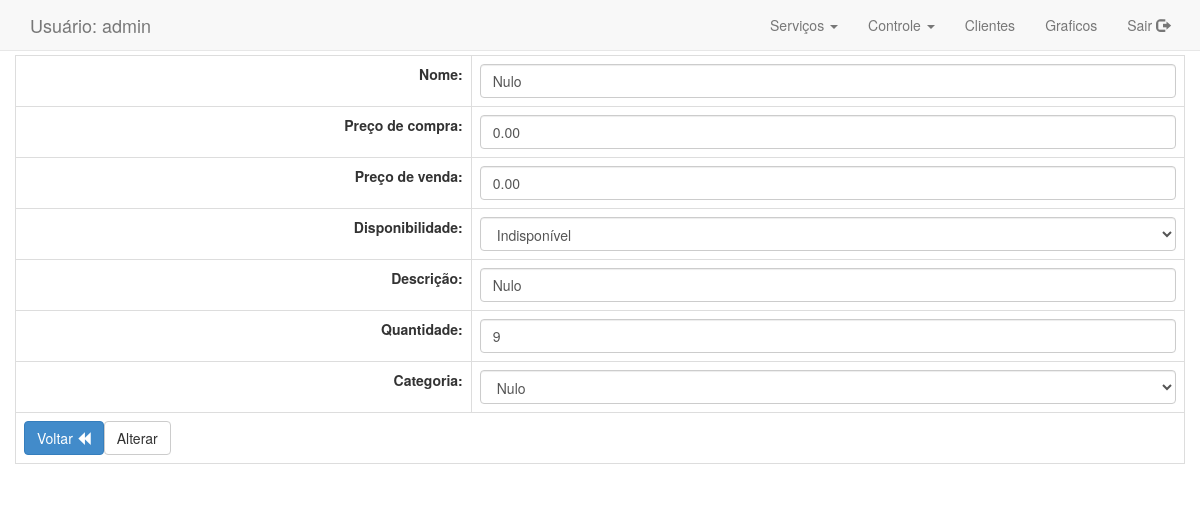
The page /Views/LayoutAdministrador.php?idkp=1&link=formKitProdutos (signed in) on the database its author committed.
### tables this page shows
CREATE TABLE IF NOT EXISTS `kit_produtos` (
  `id_kit_produtos` int(11) NOT NULL,
  `nome_kit_produtos` varchar(155) NOT NULL,
  `preco_compra_kp` decimal(10,2) NOT NULL,
  `preco_kit_produtos` decimal(10,2) NOT NULL,
  `quantidade_kit_produtos` int(11) NOT NULL,
  `disponibilidade_kit_produtos` varchar(255) NOT NULL,
  `descricao_kit_produtos` varchar(255) DEFAULT NULL,
  `categoria_kit_produtos` int(11) NOT NULL
);

### Conexao/KitProdutosDAO.php (called while the page is built, shortened)
<?php
class KitProdutosDAO {
    public function PesquisarKitProdutosByID(KitProdutosDTO $KitProdutosDTO){
        try {
            $pdo =  Conexao::getinstance();
            $sql = "SELECT * FROM kit_produtos k INNER JOIN categoria c ON(k.categoria_kit_produtos=c.id_categoria)"
                    . " WHERE id_kit_produtos LIKE ?";
            $stmt = $pdo->prepare($sql);
            $stmt->bindValue(1, $KitProdutosDTO->getIdkitprodutos());
            $stmt->execute();
            $kitsprodutos = $stmt->fetch(PDO::FETCH_ASSOC);
            return $kitsprodutos;
        } catch (PDOException $ex) {
            echo "".$ex;
        }
    }
}

### Classes/KitProdutosDTO.php (called while the page is built, shortened)
<?php
class KitProdutosDTO {
    private $idkitprodutos;
    function getIdkitprodutos() {
        return $this->idkitprodutos;
    }
    function setIdkitprodutos($idkitprodutos) {
        $this->idkitprodutos = $idkitprodutos;
    }
}

### Conexao/CategoriaDAO.php (called while the page is built, shortened)
<?php
class CategoriaDAO {
    public function PesquisarTodos(){
        try {
            $pdo =  Conexao::getinstance();
            $sql = "SELECT * FROM categoria";
            $stmt = $pdo->prepare($sql);
            $stmt->execute();
            $categorias = $stmt->fetchAll(PDO::FETCH_ASSOC);
            return $categorias;
        } catch (PDOException $ex) {
            echo "".$ex;
        }
    }
}

### Views/Formularios/formKitProdutos.php (the view, shortened to what this page needs)
<!DOCTYPE html>
<html>
    <head>
        <link href="../../css/bootstrap.min.css" rel="stylesheet" media="screen">
        <link href="../../css/estilo.css" rel="stylesheet" media="screen">
    </head>
    <body>
        <table class="table table-bordered">
            <form class="form-control-static" action="<?php if(isset($_GET['idkp'])){echo "../Controller/AlterarKitProdutos.php";} else {echo "../Controller/InserirKitProdutos.php";} ?>" method="post">
                <?php
                require_once '../Conexao/CategoriaDAO.php';
                require_once '../Conexao/KitProdutosDAO.php';
                require_once '../Classes/KitProdutosDTO.php';
                $KitProdutosDTO = new KitProdutosDTO();
                $KitProdutosDAO = new KitProdutosDAO();
                $CategoriaDAO = new CategoriaDAO();
                if(isset($_GET['idkp'])){
                $KitProdutosDTO->setIdkitprodutos($_GET['idkp']);
                $kp = $KitProdutosDAO->PesquisarKitProdutosByID($KitProdutosDTO);
                }
                ?>
                <tr>
                    <td><label class="pull-right">Nome:</label></td>
                    <td><input type="hidden" name="idkp" value="<?php if(isset($_GET['idkp'])){echo $_GET['idkp'];}?>">
                        <input class="form-control" type="text" value="<?php if (isset($_GET['idkp'])) { echo $kp["nome_kit_produtos"];}?>"name="nome"></td>
                </tr>
                <tr>
                    <td><label class="pull-right">Preço de compra:</label></td>
                    <td><input type="text" class="form-control" value="<?php if (isset($_GET['idkp'])) { echo $kp["preco_compra_kp"];}?>" name="precoCompra"></td>
                </tr>
                <tr>
                    <td><label class="pull-right">Preço de venda:</label></td>
                    <td><input type="text" class="form-control" value="<?php if (isset($_GET['idkp'])) { echo $kp["preco_kit_produtos"];}?>" name="preco"></td>
                </tr>
                <tr>
                    <td><label class="pull-right">Disponibilidade:</label></td>
                    <td><?php if (isset($_GET['idkp'])) {?>
                        <select name="disponibilidade" class="form-control">
                            <option selected value="<?php echo $kp["disponibilidade_kit_produtos"];?>"><?php echo $kp["disponibilidade_kit_produtos"];?></option>
                        </select>
                        <?php }else{ echo"<input type='hidden' name='disponibilidade' value='Disponível'>Disponível";}?>
                    </td>
                </tr>
                <tr>
                    <td><label class="pull-right">Descrição:</label></td>
                    <td><input class="form-control" value="<?php if (isset($_GET['idkp'])) { echo $kp["descricao_kit_produtos"];}?>" type="textarea" name="descricao"></td>
                </tr>
                <tr>
                    <td><label class="pull-right">Quantidade:</label></td>
                    <td><input class="form-control" value="<?php if (isset($_GET['idkp'])) { echo $kp["quantidade_kit_produtos"];}?>" type="number" name="quantidade"></td>
                </tr>
                <tr>
                    <td><label class="pull-right">Categoria:</label></td>
                    <td>
                        <select class="form-control" name="categoria">
                            <?php
                            if (isset($_GET['idkp'])) {
                                $categorias = $CategoriaDAO->PesquisarTodos();
                                foreach ($categorias as $categoria) {
                                    $idkitprodutos = $_GET['idkp'];
                                    $KitProdutosDTO->setIdkitprodutos($idkitprodutos);
                                    $kp = $KitProdutosDAO->PesquisarKitProdutosByID($KitProdutosDTO);
                                    if ($kp["categoria_kit_produtos"] == $categoria["id_categoria"]) {
                                        echo "<option selected value='" . $categoria["id_categoria"] . "'>" . $categoria["nome_categoria"] . "</option>";
                                    }
                                }
                            } else {
                                $categorias = $CategoriaDAO->PesquisarTodos();
                                echo "<option selected>Selecione</option>";
                                foreach ($categorias as $categoria) {
                                    echo "<option value='" . $categoria["id_categoria"] . "'>" . $categoria["nome_categoria"] . "</option>";
                                }
                            }
                            ?>
                        </select>
                    </td>
                </tr>
                <tr>
                    <td colspan="2"><a href="LayoutAdministrador.php?link=produtos"><button type="button" class="btn btn-primary">Voltar <span class="glyphicon glyphicon-backward"></span></button></a><input type="submit" class="btn btn-default" value="<?php if (isset($_GET['idkp'])) {
    echo "Alterar";
} else {
    echo "Cadastrar";
    } ?>" <?php if (isset($_GET['idkp'])) {
    echo "onclick='return confirmaralteracao()'";
} else {
    echo "onclick='return confirmarcadastro()'";
    } ?>></td>
                </tr>
            </form>
        </table>
    </body>
</html>

### rows shown on the page
kit_produtos: nome "Nulo", precoCompra "0.00", preco "0.00", disponibilidade "Indisponível", descricao "Nulo", quantidade "9"

### other values the page prints
$_SESSION["usuario"] "admin"
form field categoria "Nulo"
